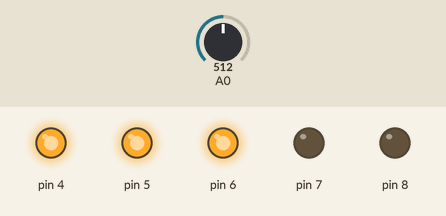
The sketch below on a simulated Arduino Uno, built with avr-gcc and run on an emulated ATmega328P. Parts: output pins drawn as LEDs (lit = HIGH). Dashed ring = blinking. The inputs (shaded band) are chosen by the test bench; at power-on: A0 = 512.

Above: at 1.2 s.
1.3 s: A0 set to 658
2.8 s: A0 set to 678
At 4.0 s:
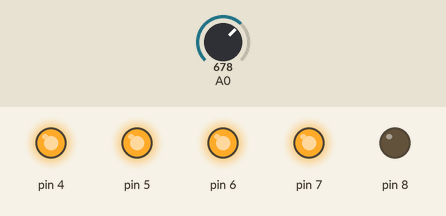
4.3 s: A0 set to 825
5.8 s: A0 set to 846
At 6.3 s:
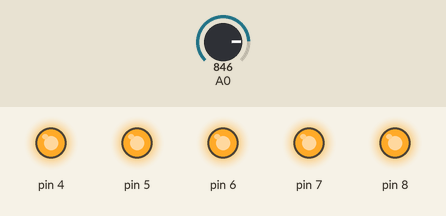
7.3 s: A0 set to 988
8.8 s: A0 set to 1010
At 9.3 s:
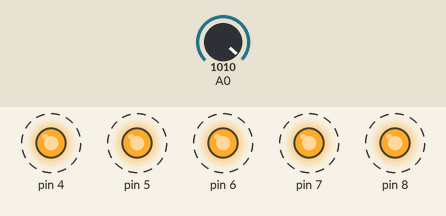
Timing chart, 0 to 12.8 s (numbered marks = the images above; inputs shaded):
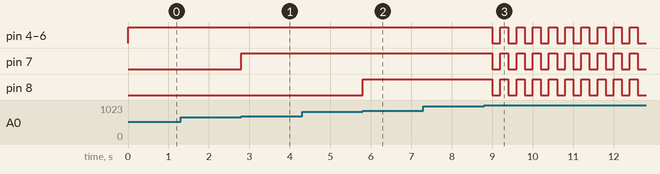

Measured:
- the behaviour switches between 666 and 667 on A0 (found by bisection; images 0 and 1)
- the behaviour switches between 833 and 834 on A0 (found by bisection; images 1 and 2)
- the behaviour switches between 999 and 1000 on A0 (found by bisection; images 2 and 3)
- after the input at 1.3 s, every drawn part: stays the same
- after the input at 2.8 s, pin 7: LOW → HIGH at once
- after the input at 4.3 s, every drawn part: stays the same
- after the input at 5.8 s, pin 8: LOW → HIGH at once
- after the input at 7.3 s, every drawn part: stays the same
- after the input at 8.8 s, pin 4–8: alternates HIGH for 0.20 s and LOW for 0.20 s, starting after 0.20 s

The sketch:

CustomBlink.ino
```cpp
#define LED1 4
#define NUMLED 5
int i;
// the setup function runs once when you press reset or power the board
void setup() {

  for (i=LED1; i<LED1+NUMLED; i++){
    pinMode(i,OUTPUT);
  }
}

// the loop function runs over and over again forever
void loop() {

  int num = map (analogRead(A0),0,1000,0,NUMLED+1);
  if (num==NUMLED+1){
    for (i=LED1; i<LED1+ NUMLED; i++){
    digitalWrite(i, HIGH);
  }
  delay(200);
    for (i=LED1; i<LED1+ NUMLED; i++){
    digitalWrite(i, LOW);
  }
  delay(200);
  } else{
  for (i=LED1; i<LED1+num; i++){
    digitalWrite(i, HIGH);
  }
  for (i=LED1+num; i<LED1+NUMLED; i++){
    digitalWrite(i, LOW);
  }
  }
}
```
